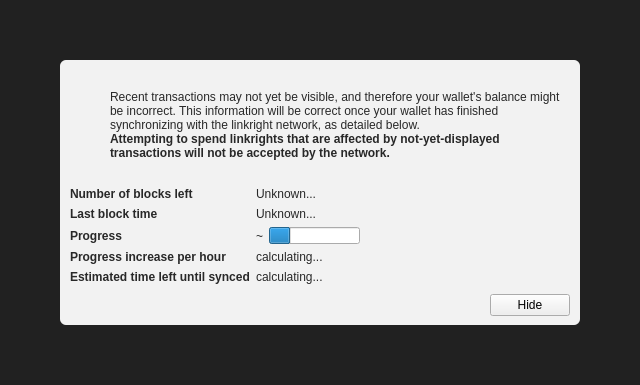
<?xml version="1.0" encoding="UTF-8"?>
<ui version="4.0">
 <class>ModalOverlay</class>
 <widget class="ModalOverlay" name="ModalOverlay">
  <property name="geometry">
   <rect>
    <x>0</x>
    <y>0</y>
    <width>640</width>
    <height>385</height>
   </rect>
  </property>
  <property name="windowTitle">
   <string>Form</string>
  </property>
  <layout class="QVBoxLayout" name="verticalLayout" stretch="0">
   <property name="sizeConstraint">
    <enum>QLayout::SetDefaultConstraint</enum>
   </property>
   <property name="leftMargin">
    <number>0</number>
   </property>
   <property name="topMargin">
    <number>0</number>
   </property>
   <property name="rightMargin">
    <number>0</number>
   </property>
   <property name="bottomMargin">
    <number>0</number>
   </property>
   <item>
    <widget class="QWidget" name="bgWidget" native="true">
     <property name="styleSheet">
      <string notr="true">#bgWidget { background: rgba(0,0,0,220); }</string>
     </property>
     <layout class="QVBoxLayout" name="verticalLayoutMain" stretch="1">
      <property name="leftMargin">
       <number>60</number>
      </property>
      <property name="topMargin">
       <number>60</number>
      </property>
      <property name="rightMargin">
       <number>60</number>
      </property>
      <property name="bottomMargin">
       <number>60</number>
      </property>
      <item>
       <widget class="QWidget" name="contentWidget" native="true">
        <property name="styleSheet">
         <string notr="true">#contentWidget { background: rgba(255,255,255,240); border-radius: 6px; }

QLabel { color: rgb(40,40,40);  }</string>
        </property>
        <layout class="QVBoxLayout" name="verticalLayoutSub" stretch="1,0,0,0">
         <property name="spacing">
          <number>0</number>
         </property>
         <property name="leftMargin">
          <number>10</number>
         </property>
         <property name="topMargin">
          <number>10</number>
         </property>
         <property name="rightMargin">
          <number>10</number>
         </property>
         <property name="bottomMargin">
          <number>10</number>
         </property>
         <item>
          <layout class="QHBoxLayout" name="horizontalLayoutIconText" stretch="0,1">
           <property name="topMargin">
            <number>20</number>
           </property>
           <item>
            <layout class="QVBoxLayout" name="verticalLayoutIcon">
             <property name="leftMargin">
              <number>0</number>
             </property>
             <item>
              <widget class="QPushButton" name="warningIcon">
               <property name="enabled">
                <bool>false</bool>
               </property>
               <property name="text">
                <string/>
               </property>
               <property name="icon">
                <iconset>
                 <normaloff>:/icons/warning</normaloff>
                 <disabledoff>:/icons/warning</disabledoff>:/icons/warning</iconset>
               </property>
               <property name="iconSize">
                <size>
                 <width>48</width>
                 <height>48</height>
                </size>
               </property>
               <property name="flat">
                <bool>true</bool>
               </property>
              </widget>
             </item>
             <item>
              <spacer name="verticalSpacerWarningIcon">
               <property name="orientation">
                <enum>Qt::Vertical</enum>
               </property>
               <property name="sizeHint" stdset="0">
                <size>
                 <width>20</width>
                 <height>40</height>
                </size>
               </property>
              </spacer>
             </item>
            </layout>
           </item>
           <item>
            <layout class="QVBoxLayout" name="verticalLayoutInfoText">
             <property name="leftMargin">
              <number>0</number>
             </property>
             <property name="topMargin">
              <number>0</number>
             </property>
             <item>
              <widget class="QLabel" name="infoText">
               <property name="text">
                <string>Recent transactions may not yet be visible, and therefore your wallet's balance might be incorrect. This information will be correct once your wallet has finished synchronizing with the linkright network, as detailed below.</string>
               </property>
               <property name="textFormat">
                <enum>Qt::RichText</enum>
               </property>
               <property name="wordWrap">
                <bool>true</bool>
               </property>
              </widget>
             </item>
             <item>
              <widget class="QLabel" name="infoTextStrong">
               <property name="font">
                <font>
                 <weight>75</weight>
                 <bold>true</bold>
                </font>
               </property>
               <property name="text">
                <string>Attempting to spend linkrights that are affected by not-yet-displayed transactions will not be accepted by the network.</string>
               </property>
               <property name="textFormat">
                <enum>Qt::RichText</enum>
               </property>
               <property name="wordWrap">
                <bool>true</bool>
               </property>
              </widget>
             </item>
             <item>
              <spacer name="verticalSpacerInTextSpace">
               <property name="orientation">
                <enum>Qt::Vertical</enum>
               </property>
               <property name="sizeHint" stdset="0">
                <size>
                 <width>20</width>
                 <height>40</height>
                </size>
               </property>
              </spacer>
             </item>
            </layout>
           </item>
          </layout>
         </item>
         <item>
          <spacer name="verticalSpacerAfterText">
           <property name="orientation">
            <enum>Qt::Vertical</enum>
           </property>
           <property name="sizeHint" stdset="0">
            <size>
             <width>20</width>
             <height>40</height>
            </size>
           </property>
          </spacer>
         </item>
         <item>
          <layout class="QFormLayout" name="formLayout">
           <property name="fieldGrowthPolicy">
            <enum>QFormLayout::FieldsStayAtSizeHint</enum>
           </property>
           <property name="horizontalSpacing">
            <number>6</number>
           </property>
           <property name="verticalSpacing">
            <number>6</number>
           </property>
           <property name="topMargin">
            <number>10</number>
           </property>
           <item row="0" column="0">
            <widget class="QLabel" name="labelNumberOfBlocksLeft">
             <property name="font">
              <font>
               <weight>75</weight>
               <bold>true</bold>
              </font>
             </property>
             <property name="text">
              <string>Number of blocks left</string>
             </property>
            </widget>
           </item>
           <item row="0" column="1">
            <widget class="QLabel" name="numberOfBlocksLeft">
             <property name="text">
              <string>Unknown...</string>
             </property>
            </widget>
           </item>
           <item row="1" column="0">
            <widget class="QLabel" name="labelLastBlockTime">
             <property name="font">
              <font>
               <weight>75</weight>
               <bold>true</bold>
              </font>
             </property>
             <property name="text">
              <string>Last block time</string>
             </property>
            </widget>
           </item>
           <item row="1" column="1">
            <widget class="QLabel" name="newestBlockDate">
             <property name="sizePolicy">
              <sizepolicy hsizetype="Maximum" vsizetype="Preferred">
               <horstretch>0</horstretch>
               <verstretch>0</verstretch>
              </sizepolicy>
             </property>
             <property name="text">
              <string>Unknown...</string>
             </property>
            </widget>
           </item>
           <item row="2" column="0">
            <widget class="QLabel" name="labelSyncDone">
             <property name="font">
              <font>
               <weight>75</weight>
               <bold>true</bold>
              </font>
             </property>
             <property name="text">
              <string>Progress</string>
             </property>
            </widget>
           </item>
           <item row="2" column="1">
            <layout class="QHBoxLayout" name="horizontalLayoutSync" stretch="0,1">
             <item>
              <widget class="QLabel" name="percentageProgress">
               <property name="text">
                <string notr="true">~</string>
               </property>
              </widget>
             </item>
             <item>
              <widget class="QProgressBar" name="progressBar">
               <property name="value">
                <number>24</number>
               </property>
               <property name="format">
                <string/>
               </property>
              </widget>
             </item>
            </layout>
           </item>
           <item row="4" column="0">
            <widget class="QLabel" name="labelProgressIncrease">
             <property name="font">
              <font>
               <weight>75</weight>
               <bold>true</bold>
              </font>
             </property>
             <property name="text">
              <string>Progress increase per hour</string>
             </property>
            </widget>
           </item>
           <item row="4" column="1">
            <widget class="QLabel" name="progressIncreasePerH">
             <property name="text">
              <string>calculating...</string>
             </property>
            </widget>
           </item>
           <item row="5" column="0">
            <widget class="QLabel" name="labelEstimatedTimeLeft">
             <property name="font">
              <font>
               <weight>75</weight>
               <bold>true</bold>
              </font>
             </property>
             <property name="text">
              <string>Estimated time left until synced</string>
             </property>
            </widget>
           </item>
           <item row="5" column="1">
            <widget class="QLabel" name="expectedTimeLeft">
             <property name="text">
              <string>calculating...</string>
             </property>
            </widget>
           </item>
          </layout>
         </item>
         <item>
          <layout class="QHBoxLayout" name="horizontalLayoutButtons">
           <property name="leftMargin">
            <number>10</number>
           </property>
           <property name="topMargin">
            <number>10</number>
           </property>
           <item>
            <spacer name="horizontalSpacer">
             <property name="orientation">
              <enum>Qt::Horizontal</enum>
             </property>
             <property name="sizeHint" stdset="0">
              <size>
               <width>40</width>
               <height>20</height>
              </size>
             </property>
            </spacer>
           </item>
           <item>
            <widget class="QPushButton" name="closeButton">
             <property name="text">
              <string>Hide</string>
             </property>
            </widget>
           </item>
          </layout>
         </item>
        </layout>
       </widget>
      </item>
     </layout>
    </widget>
   </item>
  </layout>
 </widget>
 <customwidgets>
  <customwidget>
   <class>ModalOverlay</class>
   <extends>QWidget</extends>
   <header>modaloverlay.h</header>
   <container>1</container>
  </customwidget>
 </customwidgets>
 <resources/>
 <connections/>
</ui>
